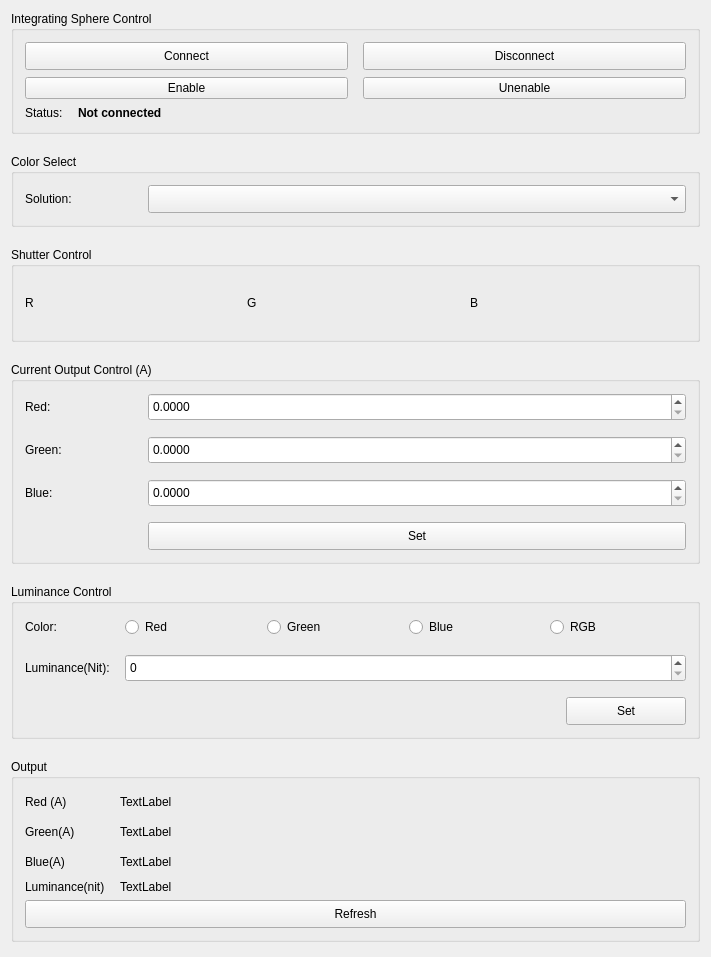
<?xml version="1.0" encoding="UTF-8"?>
<ui version="4.0">
 <class>IntegratingSphereController</class>
 <widget class="QWidget" name="IntegratingSphereController">
  <property name="geometry">
   <rect>
    <x>0</x>
    <y>0</y>
    <width>711</width>
    <height>957</height>
   </rect>
  </property>
  <property name="windowTitle">
   <string>IntegratingSphereController</string>
  </property>
  <layout class="QVBoxLayout" name="verticalLayout_2">
   <property name="spacing">
    <number>20</number>
   </property>
   <property name="bottomMargin">
    <number>11</number>
   </property>
   <item>
    <widget class="QGroupBox" name="groupBox">
     <property name="title">
      <string>Integrating Sphere Control</string>
     </property>
     <layout class="QVBoxLayout" name="verticalLayout">
      <property name="spacing">
       <number>7</number>
      </property>
      <property name="leftMargin">
       <number>11</number>
      </property>
      <property name="topMargin">
       <number>11</number>
      </property>
      <property name="rightMargin">
       <number>11</number>
      </property>
      <property name="bottomMargin">
       <number>11</number>
      </property>
      <item>
       <widget class="QWidget" name="widget" native="true">
        <layout class="QHBoxLayout" name="horizontalLayout">
         <property name="spacing">
          <number>15</number>
         </property>
         <property name="leftMargin">
          <number>0</number>
         </property>
         <property name="topMargin">
          <number>0</number>
         </property>
         <property name="rightMargin">
          <number>0</number>
         </property>
         <property name="bottomMargin">
          <number>0</number>
         </property>
         <item>
          <widget class="QPushButton" name="openspherebtn">
           <property name="enabled">
            <bool>true</bool>
           </property>
           <property name="minimumSize">
            <size>
             <width>0</width>
             <height>28</height>
            </size>
           </property>
           <property name="text">
            <string>Connect</string>
           </property>
          </widget>
         </item>
         <item>
          <widget class="QPushButton" name="closesoftwarebtn">
           <property name="enabled">
            <bool>true</bool>
           </property>
           <property name="minimumSize">
            <size>
             <width>0</width>
             <height>28</height>
            </size>
           </property>
           <property name="text">
            <string>Disconnect</string>
           </property>
          </widget>
         </item>
        </layout>
       </widget>
      </item>
      <item>
       <layout class="QHBoxLayout" name="horizontalLayout_10">
        <property name="spacing">
         <number>15</number>
        </property>
        <item>
         <widget class="QPushButton" name="enable">
          <property name="text">
           <string>Enable</string>
          </property>
         </widget>
        </item>
        <item>
         <widget class="QPushButton" name="unenable">
          <property name="text">
           <string>Unenable</string>
          </property>
         </widget>
        </item>
       </layout>
      </item>
      <item>
       <widget class="QWidget" name="widget" native="true">
        <property name="minimumSize">
         <size>
          <width>0</width>
          <height>0</height>
         </size>
        </property>
        <layout class="QHBoxLayout" name="horizontalLayout_7" stretch="0,1">
         <property name="spacing">
          <number>15</number>
         </property>
         <property name="leftMargin">
          <number>0</number>
         </property>
         <property name="topMargin">
          <number>0</number>
         </property>
         <property name="rightMargin">
          <number>0</number>
         </property>
         <property name="bottomMargin">
          <number>0</number>
         </property>
         <item>
          <widget class="QLabel" name="label_10">
           <property name="text">
            <string>Status:</string>
           </property>
          </widget>
         </item>
         <item>
          <widget class="QLabel" name="label_status">
           <property name="font">
            <font>
             <weight>75</weight>
             <bold>true</bold>
            </font>
           </property>
           <property name="text">
            <string>Not connected</string>
           </property>
          </widget>
         </item>
        </layout>
       </widget>
      </item>
     </layout>
    </widget>
   </item>
   <item>
    <widget class="QGroupBox" name="groupBox_colorSelect">
     <property name="minimumSize">
      <size>
       <width>0</width>
       <height>0</height>
      </size>
     </property>
     <property name="title">
      <string>Color Select</string>
     </property>
     <layout class="QHBoxLayout" name="horizontalLayout_3" stretch="1,5">
      <property name="spacing">
       <number>15</number>
      </property>
      <item>
       <widget class="QLabel" name="label">
        <property name="text">
         <string>Solution:</string>
        </property>
       </widget>
      </item>
      <item>
       <widget class="QComboBox" name="comboBox_colorSelect">
        <property name="minimumSize">
         <size>
          <width>0</width>
          <height>28</height>
         </size>
        </property>
       </widget>
      </item>
     </layout>
    </widget>
   </item>
   <item>
    <widget class="QGroupBox" name="groupBox_2">
     <property name="title">
      <string>Shutter Control</string>
     </property>
     <layout class="QHBoxLayout" name="horizontalLayout_4">
      <item>
       <layout class="QHBoxLayout" name="horizontalLayout_9" stretch="0,1">
        <item>
         <widget class="QLabel" name="label_17">
          <property name="text">
           <string>R</string>
          </property>
         </widget>
        </item>
        <item>
         <widget class="QPushButton" name="shutterR">
          <property name="minimumSize">
           <size>
            <width>120</width>
            <height>50</height>
           </size>
          </property>
          <property name="styleSheet">
           <string notr="true">QPushButton {
    border: none;
    image: url(&quot;:/image/image/switch_off.png&quot;);
}
 
QPushButton:checked {
   image: url(&quot;:/image/image/switch_on.png&quot;) ;
}
 
QPushButton:unchecked {
  image: url(&quot;:/image/image/switch_off.png&quot;);
}
 </string>
          </property>
          <property name="text">
           <string/>
          </property>
          <property name="iconSize">
           <size>
            <width>70</width>
            <height>30</height>
           </size>
          </property>
          <property name="checkable">
           <bool>true</bool>
          </property>
         </widget>
        </item>
       </layout>
      </item>
      <item>
       <layout class="QHBoxLayout" name="horizontalLayout_6" stretch="0,1">
        <item>
         <widget class="QLabel" name="label_16">
          <property name="text">
           <string>G</string>
          </property>
         </widget>
        </item>
        <item>
         <widget class="QPushButton" name="shutterG">
          <property name="minimumSize">
           <size>
            <width>120</width>
            <height>50</height>
           </size>
          </property>
          <property name="styleSheet">
           <string notr="true">QPushButton {
    border: none;
    image: url(&quot;:/image/image/switch_off.png&quot;);
}
 
QPushButton:checked {
   image: url(&quot;:/image/image/switch_on.png&quot;) ;
}
 
QPushButton:unchecked {
  image: url(&quot;:/image/image/switch_off.png&quot;);
}
 </string>
          </property>
          <property name="text">
           <string/>
          </property>
          <property name="iconSize">
           <size>
            <width>70</width>
            <height>30</height>
           </size>
          </property>
          <property name="checkable">
           <bool>true</bool>
          </property>
         </widget>
        </item>
       </layout>
      </item>
      <item>
       <layout class="QHBoxLayout" name="horizontalLayout_5" stretch="0,1">
        <item>
         <widget class="QLabel" name="label_15">
          <property name="text">
           <string>B</string>
          </property>
         </widget>
        </item>
        <item>
         <widget class="QPushButton" name="shutterB">
          <property name="minimumSize">
           <size>
            <width>120</width>
            <height>50</height>
           </size>
          </property>
          <property name="styleSheet">
           <string notr="true">QPushButton {
    border: none;
    image: url(&quot;:/image/image/switch_off.png&quot;);
}
 
QPushButton:checked {
   image: url(&quot;:/image/image/switch_on.png&quot;) ;
}
 
QPushButton:unchecked {
  image: url(&quot;:/image/image/switch_off.png&quot;);
}
 </string>
          </property>
          <property name="text">
           <string/>
          </property>
          <property name="iconSize">
           <size>
            <width>70</width>
            <height>30</height>
           </size>
          </property>
          <property name="checkable">
           <bool>true</bool>
          </property>
         </widget>
        </item>
       </layout>
      </item>
     </layout>
    </widget>
   </item>
   <item>
    <widget class="QGroupBox" name="groupBox_currentControl">
     <property name="minimumSize">
      <size>
       <width>0</width>
       <height>0</height>
      </size>
     </property>
     <property name="title">
      <string>Current Output Control (A)</string>
     </property>
     <layout class="QGridLayout" name="gridLayout_3" columnstretch="1,5">
      <property name="spacing">
       <number>15</number>
      </property>
      <item row="0" column="0">
       <widget class="QLabel" name="label_2">
        <property name="text">
         <string>Red:</string>
        </property>
       </widget>
      </item>
      <item row="0" column="1">
       <widget class="QDoubleSpinBox" name="doubleSpinBox_currentR">
        <property name="minimumSize">
         <size>
          <width>0</width>
          <height>28</height>
         </size>
        </property>
        <property name="decimals">
         <number>4</number>
        </property>
       </widget>
      </item>
      <item row="1" column="0">
       <widget class="QLabel" name="label_3">
        <property name="text">
         <string>Green:</string>
        </property>
       </widget>
      </item>
      <item row="1" column="1">
       <widget class="QDoubleSpinBox" name="doubleSpinBox_currentG">
        <property name="minimumSize">
         <size>
          <width>0</width>
          <height>28</height>
         </size>
        </property>
        <property name="decimals">
         <number>4</number>
        </property>
       </widget>
      </item>
      <item row="2" column="0">
       <widget class="QLabel" name="label_4">
        <property name="text">
         <string>Blue:</string>
        </property>
       </widget>
      </item>
      <item row="2" column="1">
       <widget class="QDoubleSpinBox" name="doubleSpinBox_currentB">
        <property name="minimumSize">
         <size>
          <width>0</width>
          <height>28</height>
         </size>
        </property>
        <property name="decimals">
         <number>4</number>
        </property>
       </widget>
      </item>
      <item row="3" column="0">
       <spacer name="horizontalSpacer_2">
        <property name="orientation">
         <enum>Qt::Horizontal</enum>
        </property>
        <property name="sizeHint" stdset="0">
         <size>
          <width>87</width>
          <height>15</height>
         </size>
        </property>
       </spacer>
      </item>
      <item row="3" column="1">
       <widget class="QPushButton" name="btn_currentSet">
        <property name="minimumSize">
         <size>
          <width>0</width>
          <height>28</height>
         </size>
        </property>
        <property name="text">
         <string>Set</string>
        </property>
       </widget>
      </item>
     </layout>
    </widget>
   </item>
   <item>
    <widget class="QGroupBox" name="groupBox_luminanceControl">
     <property name="enabled">
      <bool>true</bool>
     </property>
     <property name="title">
      <string>Luminance Control</string>
     </property>
     <layout class="QVBoxLayout" name="verticalLayout_3">
      <property name="spacing">
       <number>15</number>
      </property>
      <item>
       <layout class="QGridLayout" name="gridLayout_2" columnstretch="0,1" columnminimumwidth="0,0">
        <property name="spacing">
         <number>15</number>
        </property>
        <item row="0" column="0">
         <widget class="QLabel" name="label_5">
          <property name="minimumSize">
           <size>
            <width>0</width>
            <height>24</height>
           </size>
          </property>
          <property name="text">
           <string>Color:</string>
          </property>
         </widget>
        </item>
        <item row="0" column="1">
         <layout class="QHBoxLayout" name="horizontalLayout_2">
          <item>
           <widget class="QRadioButton" name="RadioRed">
            <property name="text">
             <string>Red</string>
            </property>
           </widget>
          </item>
          <item>
           <widget class="QRadioButton" name="RadioGreen">
            <property name="text">
             <string>Green</string>
            </property>
           </widget>
          </item>
          <item>
           <widget class="QRadioButton" name="RadioBlue">
            <property name="text">
             <string>Blue</string>
            </property>
           </widget>
          </item>
          <item>
           <widget class="QRadioButton" name="RadioRGB">
            <property name="text">
             <string>RGB</string>
            </property>
           </widget>
          </item>
         </layout>
        </item>
        <item row="1" column="0">
         <widget class="QLabel" name="label_6">
          <property name="text">
           <string>Luminance(Nit):</string>
          </property>
         </widget>
        </item>
        <item row="1" column="1">
         <widget class="QDoubleSpinBox" name="LuminanceValue">
          <property name="minimumSize">
           <size>
            <width>0</width>
            <height>28</height>
           </size>
          </property>
          <property name="decimals">
           <number>0</number>
          </property>
          <property name="minimum">
           <double>0.000000000000000</double>
          </property>
          <property name="maximum">
           <double>100000000000.000000000000000</double>
          </property>
          <property name="singleStep">
           <double>1.000000000000000</double>
          </property>
          <property name="value">
           <double>0.000000000000000</double>
          </property>
         </widget>
        </item>
       </layout>
      </item>
      <item>
       <layout class="QHBoxLayout" name="horizontalLayout_8">
        <item>
         <spacer name="horizontalSpacer">
          <property name="orientation">
           <enum>Qt::Horizontal</enum>
          </property>
          <property name="sizeHint" stdset="0">
           <size>
            <width>40</width>
            <height>20</height>
           </size>
          </property>
         </spacer>
        </item>
        <item>
         <widget class="QPushButton" name="SetLuminance">
          <property name="minimumSize">
           <size>
            <width>120</width>
            <height>28</height>
           </size>
          </property>
          <property name="text">
           <string>Set</string>
          </property>
         </widget>
        </item>
       </layout>
      </item>
     </layout>
    </widget>
   </item>
   <item>
    <widget class="QGroupBox" name="groupBox_currentShow">
     <property name="minimumSize">
      <size>
       <width>0</width>
       <height>0</height>
      </size>
     </property>
     <property name="title">
      <string>Output</string>
     </property>
     <layout class="QGridLayout" name="gridLayout" columnstretch="0,1">
      <property name="horizontalSpacing">
       <number>15</number>
      </property>
      <item row="0" column="1">
       <widget class="QLabel" name="text_R">
        <property name="minimumSize">
         <size>
          <width>0</width>
          <height>0</height>
         </size>
        </property>
        <property name="text">
         <string>TextLabel</string>
        </property>
       </widget>
      </item>
      <item row="0" column="0">
       <widget class="QLabel" name="label_7">
        <property name="sizePolicy">
         <sizepolicy hsizetype="Preferred" vsizetype="Preferred">
          <horstretch>0</horstretch>
          <verstretch>0</verstretch>
         </sizepolicy>
        </property>
        <property name="minimumSize">
         <size>
          <width>50</width>
          <height>24</height>
         </size>
        </property>
        <property name="maximumSize">
         <size>
          <width>16777215</width>
          <height>16777215</height>
         </size>
        </property>
        <property name="baseSize">
         <size>
          <width>50</width>
          <height>0</height>
         </size>
        </property>
        <property name="text">
         <string>Red (A)   </string>
        </property>
       </widget>
      </item>
      <item row="3" column="1">
       <widget class="QLabel" name="label_luminance">
        <property name="text">
         <string>TextLabel</string>
        </property>
       </widget>
      </item>
      <item row="2" column="1">
       <widget class="QLabel" name="text_B">
        <property name="text">
         <string>TextLabel</string>
        </property>
       </widget>
      </item>
      <item row="3" column="0">
       <widget class="QLabel" name="label_11">
        <property name="text">
         <string>Luminance(nit)</string>
        </property>
       </widget>
      </item>
      <item row="1" column="0">
       <widget class="QLabel" name="label_8">
        <property name="sizePolicy">
         <sizepolicy hsizetype="Preferred" vsizetype="Preferred">
          <horstretch>0</horstretch>
          <verstretch>0</verstretch>
         </sizepolicy>
        </property>
        <property name="minimumSize">
         <size>
          <width>50</width>
          <height>24</height>
         </size>
        </property>
        <property name="maximumSize">
         <size>
          <width>16777215</width>
          <height>16777215</height>
         </size>
        </property>
        <property name="baseSize">
         <size>
          <width>50</width>
          <height>0</height>
         </size>
        </property>
        <property name="text">
         <string>Green(A) </string>
        </property>
       </widget>
      </item>
      <item row="1" column="1">
       <widget class="QLabel" name="text_G">
        <property name="text">
         <string>TextLabel</string>
        </property>
       </widget>
      </item>
      <item row="2" column="0">
       <widget class="QLabel" name="label_9">
        <property name="minimumSize">
         <size>
          <width>50</width>
          <height>24</height>
         </size>
        </property>
        <property name="maximumSize">
         <size>
          <width>16777215</width>
          <height>16777215</height>
         </size>
        </property>
        <property name="text">
         <string>Blue(A)    </string>
        </property>
       </widget>
      </item>
      <item row="4" column="0" colspan="2">
       <widget class="QPushButton" name="btn_refresh">
        <property name="minimumSize">
         <size>
          <width>0</width>
          <height>28</height>
         </size>
        </property>
        <property name="text">
         <string>Refresh</string>
        </property>
       </widget>
      </item>
     </layout>
    </widget>
   </item>
   <item>
    <spacer name="verticalSpacer_2">
     <property name="orientation">
      <enum>Qt::Vertical</enum>
     </property>
     <property name="sizeHint" stdset="0">
      <size>
       <width>20</width>
       <height>40</height>
      </size>
     </property>
    </spacer>
   </item>
  </layout>
 </widget>
 <layoutdefault spacing="6" margin="11"/>
 <resources/>
 <connections/>
</ui>
